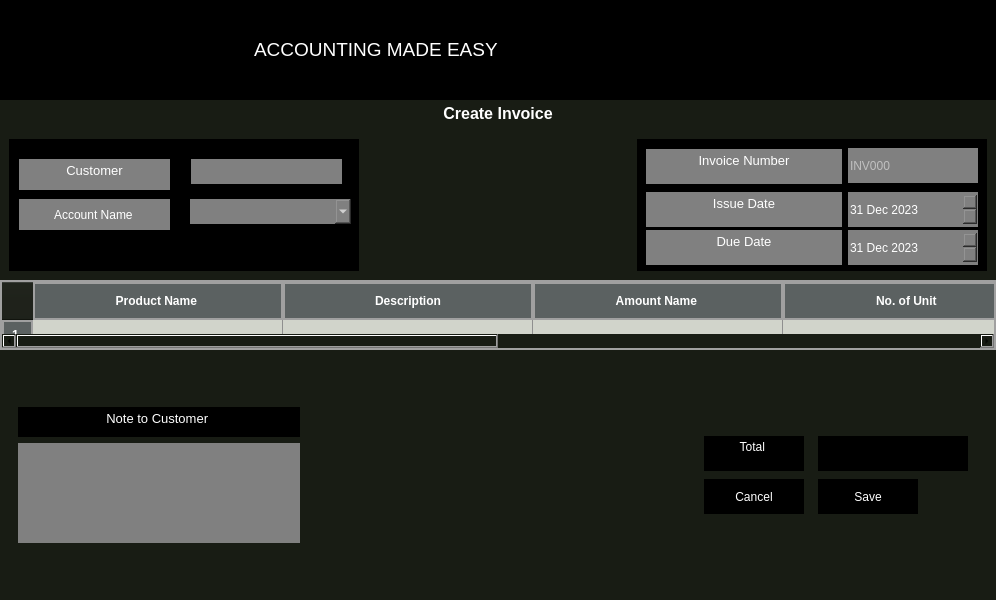
<?xml version="1.0" encoding="UTF-8"?>
<ui version="4.0">
 <class>CreateInvoice</class>
 <widget class="QMainWindow" name="CreateInvoice">
  <property name="geometry">
   <rect>
    <x>0</x>
    <y>0</y>
    <width>996</width>
    <height>600</height>
   </rect>
  </property>
  <property name="font">
   <font>
    <family>Arial Narrow</family>
    <pointsize>20</pointsize>
   </font>
  </property>
  <property name="windowTitle">
   <string>create1</string>
  </property>
  <property name="styleSheet">
   <string notr="true">border:none;
background-color:#181C14;</string>
  </property>
  <widget class="QWidget" name="centralwidget">
   <property name="font">
    <font>
     <family>Arial Narrow</family>
     <pointsize>15</pointsize>
    </font>
   </property>
   <property name="mouseTracking">
    <bool>false</bool>
   </property>
   <property name="tabletTracking">
    <bool>false</bool>
   </property>
   <property name="focusPolicy">
    <enum>Qt::StrongFocus</enum>
   </property>
   <property name="styleSheet">
    <string notr="true"/>
   </property>
   <layout class="QVBoxLayout" name="verticalLayout">
    <property name="spacing">
     <number>0</number>
    </property>
    <property name="leftMargin">
     <number>0</number>
    </property>
    <property name="topMargin">
     <number>0</number>
    </property>
    <property name="rightMargin">
     <number>0</number>
    </property>
    <property name="bottomMargin">
     <number>0</number>
    </property>
    <item>
     <widget class="QStackedWidget" name="UpperLogoBar">
      <property name="minimumSize">
       <size>
        <width>0</width>
        <height>100</height>
       </size>
      </property>
      <property name="maximumSize">
       <size>
        <width>16777215</width>
        <height>100</height>
       </size>
      </property>
      <property name="styleSheet">
       <string notr="true">background-color:black;</string>
      </property>
      <property name="frameShape">
       <enum>QFrame::StyledPanel</enum>
      </property>
      <property name="frameShadow">
       <enum>QFrame::Raised</enum>
      </property>
      <widget class="QWidget" name="LogoStack">
       <property name="minimumSize">
        <size>
         <width>0</width>
         <height>100</height>
        </size>
       </property>
       <property name="maximumSize">
        <size>
         <width>16777215</width>
         <height>100</height>
        </size>
       </property>
       <widget class="QTextEdit" name="Motto">
        <property name="geometry">
         <rect>
          <x>250</x>
          <y>20</y>
          <width>914</width>
          <height>80</height>
         </rect>
        </property>
        <property name="cursor" stdset="0">
         <cursorShape>IBeamCursor</cursorShape>
        </property>
        <property name="styleSheet">
         <string notr="true">margin-bottom:3px;
color:white;</string>
        </property>
        <property name="readOnly">
         <bool>true</bool>
        </property>
        <property name="html">
         <string>&lt;!DOCTYPE HTML PUBLIC &quot;-//W3C//DTD HTML 4.0//EN&quot; &quot;http://www.w3.org/TR/REC-html40/strict.dtd&quot;&gt;
&lt;html&gt;&lt;head&gt;&lt;meta name=&quot;qrichtext&quot; content=&quot;1&quot; /&gt;&lt;meta charset=&quot;utf-8&quot; /&gt;&lt;style type=&quot;text/css&quot;&gt;
p, li { white-space: pre-wrap; }
hr { height: 1px; border-width: 0; }
li.unchecked::marker { content: &quot;\2610&quot;; }
li.checked::marker { content: &quot;\2612&quot;; }
&lt;/style&gt;&lt;/head&gt;&lt;body style=&quot; font-family:'Sans Serif'; font-size:9pt; font-weight:400; font-style:normal;&quot;&gt;
&lt;p style=&quot;-qt-paragraph-type:empty; margin-top:0px; margin-bottom:0px; margin-left:0px; margin-right:0px; -qt-block-indent:0; text-indent:0px;&quot;&gt;&lt;br /&gt;&lt;/p&gt;
&lt;p style=&quot; margin-top:0px; margin-bottom:0px; margin-left:0px; margin-right:0px; -qt-block-indent:0; text-indent:0px;&quot;&gt;&lt;span style=&quot; font-size:14pt;&quot;&gt;ACCOUNTING MADE EASY&lt;/span&gt;&lt;/p&gt;&lt;/body&gt;&lt;/html&gt;</string>
        </property>
       </widget>
       <widget class="QPushButton" name="pushButton">
        <property name="geometry">
         <rect>
          <x>0</x>
          <y>10</y>
          <width>300</width>
          <height>100</height>
         </rect>
        </property>
        <property name="minimumSize">
         <size>
          <width>300</width>
          <height>100</height>
         </size>
        </property>
        <property name="cursor">
         <cursorShape>PointingHandCursor</cursorShape>
        </property>
        <property name="text">
         <string>PushButton</string>
        </property>
        <property name="icon">
         <iconset>
          <activeon>:/images/AppLogo.png</activeon>
         </iconset>
        </property>
        <property name="iconSize">
         <size>
          <width>300</width>
          <height>100</height>
         </size>
        </property>
       </widget>
       <zorder>pushButton</zorder>
       <zorder>Motto</zorder>
      </widget>
     </widget>
    </item>
    <item>
     <widget class="QTextEdit" name="TitleLabel">
      <property name="minimumSize">
       <size>
        <width>0</width>
        <height>30</height>
       </size>
      </property>
      <property name="maximumSize">
       <size>
        <width>16777215</width>
        <height>30</height>
       </size>
      </property>
      <property name="styleSheet">
       <string notr="true">
color:white;
font: 800 11pt &quot;Rockwell Extra Bold&quot;;</string>
      </property>
      <property name="html">
       <string>&lt;!DOCTYPE HTML PUBLIC &quot;-//W3C//DTD HTML 4.0//EN&quot; &quot;http://www.w3.org/TR/REC-html40/strict.dtd&quot;&gt;
&lt;html&gt;&lt;head&gt;&lt;meta name=&quot;qrichtext&quot; content=&quot;1&quot; /&gt;&lt;meta charset=&quot;utf-8&quot; /&gt;&lt;style type=&quot;text/css&quot;&gt;
p, li { white-space: pre-wrap; }
hr { height: 1px; border-width: 0; }
li.unchecked::marker { content: &quot;\2610&quot;; }
li.checked::marker { content: &quot;\2612&quot;; }
&lt;/style&gt;&lt;/head&gt;&lt;body style=&quot; font-family:'Rockwell Extra Bold'; font-size:11pt; font-weight:800; font-style:normal;&quot;&gt;
&lt;p align=&quot;center&quot; style=&quot; margin-top:0px; margin-bottom:0px; margin-left:0px; margin-right:0px; -qt-block-indent:0; text-indent:0px;&quot;&gt;&lt;span style=&quot; font-family:'Segoe UI'; font-size:12pt; font-weight:700;&quot;&gt;Create Invoice&lt;/span&gt;&lt;/p&gt;&lt;/body&gt;&lt;/html&gt;</string>
      </property>
     </widget>
    </item>
    <item>
     <widget class="QFrame" name="DetailFrame">
      <property name="minimumSize">
       <size>
        <width>0</width>
        <height>150</height>
       </size>
      </property>
      <property name="maximumSize">
       <size>
        <width>16777215</width>
        <height>150</height>
       </size>
      </property>
      <property name="frameShape">
       <enum>QFrame::StyledPanel</enum>
      </property>
      <property name="frameShadow">
       <enum>QFrame::Raised</enum>
      </property>
      <layout class="QHBoxLayout" name="horizontalLayout">
       <item>
        <widget class="QFrame" name="frame_2">
         <property name="minimumSize">
          <size>
           <width>350</width>
           <height>100</height>
          </size>
         </property>
         <property name="maximumSize">
          <size>
           <width>100</width>
           <height>16777215</height>
          </size>
         </property>
         <property name="styleSheet">
          <string notr="true">background-color:black;
</string>
         </property>
         <property name="frameShape">
          <enum>QFrame::StyledPanel</enum>
         </property>
         <property name="frameShadow">
          <enum>QFrame::Raised</enum>
         </property>
         <widget class="QTextEdit" name="CustomerLabel">
          <property name="geometry">
           <rect>
            <x>10</x>
            <y>20</y>
            <width>151</width>
            <height>31</height>
           </rect>
          </property>
          <property name="styleSheet">
           <string notr="true">background-color:grey;
color:white;
font: 10pt &quot;Segoe UI&quot;;</string>
          </property>
          <property name="readOnly">
           <bool>true</bool>
          </property>
          <property name="html">
           <string>&lt;!DOCTYPE HTML PUBLIC &quot;-//W3C//DTD HTML 4.0//EN&quot; &quot;http://www.w3.org/TR/REC-html40/strict.dtd&quot;&gt;
&lt;html&gt;&lt;head&gt;&lt;meta name=&quot;qrichtext&quot; content=&quot;1&quot; /&gt;&lt;meta charset=&quot;utf-8&quot; /&gt;&lt;style type=&quot;text/css&quot;&gt;
p, li { white-space: pre-wrap; }
hr { height: 1px; border-width: 0; }
li.unchecked::marker { content: &quot;\2610&quot;; }
li.checked::marker { content: &quot;\2612&quot;; }
&lt;/style&gt;&lt;/head&gt;&lt;body style=&quot; font-family:'Segoe UI'; font-size:10pt; font-weight:400; font-style:normal;&quot;&gt;
&lt;p align=&quot;center&quot; style=&quot; margin-top:0px; margin-bottom:0px; margin-left:0px; margin-right:0px; -qt-block-indent:0; text-indent:0px;&quot;&gt;Customer&lt;/p&gt;&lt;/body&gt;&lt;/html&gt;</string>
          </property>
         </widget>
         <widget class="QLineEdit" name="lineEdit">
          <property name="geometry">
           <rect>
            <x>10</x>
            <y>60</y>
            <width>151</width>
            <height>31</height>
           </rect>
          </property>
          <property name="styleSheet">
           <string notr="true">background-color:grey;
color:white;
font: 11pt &quot;Segoe UI&quot;;</string>
          </property>
          <property name="text">
           <string>Account Name</string>
          </property>
          <property name="alignment">
           <set>Qt::AlignCenter</set>
          </property>
          <property name="readOnly">
           <bool>true</bool>
          </property>
         </widget>
         <widget class="QComboBox" name="ShowAccounts">
          <property name="geometry">
           <rect>
            <x>181</x>
            <y>60</y>
            <width>161</width>
            <height>25</height>
           </rect>
          </property>
          <property name="styleSheet">
           <string notr="true">background-color:grey;
color:white;
font: 900 9pt &quot;Segoe UI Black&quot;;</string>
          </property>
         </widget>
         <widget class="QLineEdit" name="ReadCustomerName">
          <property name="geometry">
           <rect>
            <x>182</x>
            <y>20</y>
            <width>151</width>
            <height>25</height>
           </rect>
          </property>
          <property name="styleSheet">
           <string notr="true">background-color:grey;
color:white;
font: 10pt &quot;Segoe UI&quot;;</string>
          </property>
          <property name="cursorMoveStyle">
           <enum>Qt::VisualMoveStyle</enum>
          </property>
         </widget>
        </widget>
       </item>
       <item>
        <spacer name="horizontalSpacer">
         <property name="orientation">
          <enum>Qt::Horizontal</enum>
         </property>
         <property name="sizeHint" stdset="0">
          <size>
           <width>40</width>
           <height>20</height>
          </size>
         </property>
        </spacer>
       </item>
       <item>
        <widget class="QFrame" name="frame">
         <property name="minimumSize">
          <size>
           <width>350</width>
           <height>100</height>
          </size>
         </property>
         <property name="maximumSize">
          <size>
           <width>350</width>
           <height>16777215</height>
          </size>
         </property>
         <property name="styleSheet">
          <string notr="true">background-color:black;
color:white;</string>
         </property>
         <property name="frameShape">
          <enum>QFrame::StyledPanel</enum>
         </property>
         <property name="frameShadow">
          <enum>QFrame::Raised</enum>
         </property>
         <layout class="QGridLayout" name="gridLayout">
          <item row="0" column="0" rowspan="2">
           <widget class="QTextEdit" name="textEdit_4">
            <property name="minimumSize">
             <size>
              <width>0</width>
              <height>35</height>
             </size>
            </property>
            <property name="maximumSize">
             <size>
              <width>16777215</width>
              <height>35</height>
             </size>
            </property>
            <property name="styleSheet">
             <string notr="true">background-color:grey;
color:white;

font: 9pt &quot;Segoe UI&quot;;</string>
            </property>
            <property name="readOnly">
             <bool>true</bool>
            </property>
            <property name="html">
             <string>&lt;!DOCTYPE HTML PUBLIC &quot;-//W3C//DTD HTML 4.0//EN&quot; &quot;http://www.w3.org/TR/REC-html40/strict.dtd&quot;&gt;
&lt;html&gt;&lt;head&gt;&lt;meta name=&quot;qrichtext&quot; content=&quot;1&quot; /&gt;&lt;meta charset=&quot;utf-8&quot; /&gt;&lt;style type=&quot;text/css&quot;&gt;
p, li { white-space: pre-wrap; }
hr { height: 1px; border-width: 0; }
li.unchecked::marker { content: &quot;\2610&quot;; }
li.checked::marker { content: &quot;\2612&quot;; }
&lt;/style&gt;&lt;/head&gt;&lt;body style=&quot; font-family:'Segoe UI'; font-size:9pt; font-weight:400; font-style:normal;&quot;&gt;
&lt;p align=&quot;center&quot; style=&quot; margin-top:0px; margin-bottom:0px; margin-left:0px; margin-right:0px; -qt-block-indent:0; text-indent:0px;&quot;&gt;&lt;span style=&quot; font-size:10pt;&quot;&gt;Invoice Number&lt;/span&gt;&lt;/p&gt;&lt;/body&gt;&lt;/html&gt;</string>
            </property>
           </widget>
          </item>
          <item row="5" column="0">
           <widget class="QTextEdit" name="textEdit_8">
            <property name="minimumSize">
             <size>
              <width>0</width>
              <height>35</height>
             </size>
            </property>
            <property name="maximumSize">
             <size>
              <width>16777215</width>
              <height>35</height>
             </size>
            </property>
            <property name="styleSheet">
             <string notr="true">background-color:grey;
color:white;
font: 10pt &quot;Segoe UI&quot;;</string>
            </property>
            <property name="readOnly">
             <bool>true</bool>
            </property>
            <property name="html">
             <string>&lt;!DOCTYPE HTML PUBLIC &quot;-//W3C//DTD HTML 4.0//EN&quot; &quot;http://www.w3.org/TR/REC-html40/strict.dtd&quot;&gt;
&lt;html&gt;&lt;head&gt;&lt;meta name=&quot;qrichtext&quot; content=&quot;1&quot; /&gt;&lt;meta charset=&quot;utf-8&quot; /&gt;&lt;style type=&quot;text/css&quot;&gt;
p, li { white-space: pre-wrap; }
hr { height: 1px; border-width: 0; }
li.unchecked::marker { content: &quot;\2610&quot;; }
li.checked::marker { content: &quot;\2612&quot;; }
&lt;/style&gt;&lt;/head&gt;&lt;body style=&quot; font-family:'Segoe UI'; font-size:10pt; font-weight:400; font-style:normal;&quot;&gt;
&lt;p align=&quot;center&quot; style=&quot; margin-top:0px; margin-bottom:0px; margin-left:0px; margin-right:0px; -qt-block-indent:0; text-indent:0px;&quot;&gt;Due Date&lt;/p&gt;&lt;/body&gt;&lt;/html&gt;</string>
            </property>
           </widget>
          </item>
          <item row="5" column="1">
           <widget class="QDateEdit" name="ReadDueDate">
            <property name="minimumSize">
             <size>
              <width>0</width>
              <height>35</height>
             </size>
            </property>
            <property name="maximumSize">
             <size>
              <width>16777215</width>
              <height>35</height>
             </size>
            </property>
            <property name="styleSheet">
             <string notr="true">background-color:grey;
color:white;
font: 900 9pt &quot;Segoe UI Black&quot;;</string>
            </property>
            <property name="dateTime">
             <datetime>
              <hour>6</hour>
              <minute>45</minute>
              <second>0</second>
              <year>2023</year>
              <month>12</month>
              <day>31</day>
             </datetime>
            </property>
           </widget>
          </item>
          <item row="3" column="0">
           <widget class="QTextEdit" name="textEdit_6">
            <property name="minimumSize">
             <size>
              <width>0</width>
              <height>35</height>
             </size>
            </property>
            <property name="maximumSize">
             <size>
              <width>16777215</width>
              <height>35</height>
             </size>
            </property>
            <property name="styleSheet">
             <string notr="true">background-color:grey;
color:white;
font: 10pt &quot;Segoe UI&quot;;</string>
            </property>
            <property name="readOnly">
             <bool>true</bool>
            </property>
            <property name="html">
             <string>&lt;!DOCTYPE HTML PUBLIC &quot;-//W3C//DTD HTML 4.0//EN&quot; &quot;http://www.w3.org/TR/REC-html40/strict.dtd&quot;&gt;
&lt;html&gt;&lt;head&gt;&lt;meta name=&quot;qrichtext&quot; content=&quot;1&quot; /&gt;&lt;meta charset=&quot;utf-8&quot; /&gt;&lt;style type=&quot;text/css&quot;&gt;
p, li { white-space: pre-wrap; }
hr { height: 1px; border-width: 0; }
li.unchecked::marker { content: &quot;\2610&quot;; }
li.checked::marker { content: &quot;\2612&quot;; }
&lt;/style&gt;&lt;/head&gt;&lt;body style=&quot; font-family:'Segoe UI'; font-size:10pt; font-weight:400; font-style:normal;&quot;&gt;
&lt;p align=&quot;center&quot; style=&quot; margin-top:0px; margin-bottom:0px; margin-left:0px; margin-right:0px; -qt-block-indent:0; text-indent:0px;&quot;&gt;Issue Date&lt;/p&gt;&lt;/body&gt;&lt;/html&gt;</string>
            </property>
           </widget>
          </item>
          <item row="3" column="1">
           <widget class="QDateEdit" name="ReadIssueDate">
            <property name="minimumSize">
             <size>
              <width>0</width>
              <height>35</height>
             </size>
            </property>
            <property name="maximumSize">
             <size>
              <width>16777215</width>
              <height>35</height>
             </size>
            </property>
            <property name="styleSheet">
             <string notr="true">background-color:grey;
color:white;
font: 900 9pt &quot;Segoe UI Black&quot;;</string>
            </property>
            <property name="dateTime">
             <datetime>
              <hour>6</hour>
              <minute>45</minute>
              <second>0</second>
              <year>2023</year>
              <month>12</month>
              <day>31</day>
             </datetime>
            </property>
           </widget>
          </item>
          <item row="0" column="1">
           <widget class="QLineEdit" name="ReadInvoiceNo">
            <property name="minimumSize">
             <size>
              <width>130</width>
              <height>35</height>
             </size>
            </property>
            <property name="maximumSize">
             <size>
              <width>16777215</width>
              <height>35</height>
             </size>
            </property>
            <property name="styleSheet">
             <string notr="true">background-color:grey;
color:white;
font: 10pt &quot;Segoe UI&quot;;
</string>
            </property>
            <property name="placeholderText">
             <string>INV000</string>
            </property>
           </widget>
          </item>
         </layout>
        </widget>
       </item>
      </layout>
     </widget>
    </item>
    <item>
     <widget class="QTableWidget" name="ItemsTable">
      <property name="sizePolicy">
       <sizepolicy hsizetype="Expanding" vsizetype="Expanding">
        <horstretch>0</horstretch>
        <verstretch>0</verstretch>
       </sizepolicy>
      </property>
      <property name="minimumSize">
       <size>
        <width>0</width>
        <height>70</height>
       </size>
      </property>
      <property name="maximumSize">
       <size>
        <width>16777215</width>
        <height>70</height>
       </size>
      </property>
      <property name="styleSheet">
       <string notr="true">QTableWidget {
    background-color: rgb(194,196,188);     /* Background color of the table */
    gridline-color: #8F8F8F;        /* Gridline color */
    border: 2px solid #A0A0A0;      /* Border around the table */
}

QHeaderView::section {
    background-color: rgb(91,97,97); 
color:white;     /* Header background color */
    padding: 8px;                   /* Header padding */
    font-weight: bold;              /* Header font */
    border: 2px solid #A0A0A0;      /* Border around headers */
}

QTableWidget::item {
    padding: 5px;                   /* Padding for cells */
    background-color: rgb(209,212,203);      /* Default background color for cells */
}

QTableWidget::item:alternate {
    background-color: rgb(233,245,201);      /* Alternating row color */
}

QTableWidget::item:selected {
    background-color: #A0A0FF;      /* Background color when a cell is selected */
    color: white;                   /* Text color when a cell is selected */
}

QTableWidget QScrollBar:vertical {
    background: #F5F5F5;            /* Vertical scrollbar background */
    width: 15px;                    /* Scrollbar width */
}

QTableWidget QScrollBar::handle:vertical {
    background: #B0B0B0;            /* Vertical scrollbar handle color */
    border-radius: 4px;             /* Rounded scrollbar handle */
}
</string>
      </property>
      <property name="sizeAdjustPolicy">
       <enum>QAbstractScrollArea::AdjustToContentsOnFirstShow</enum>
      </property>
      <property name="rowCount">
       <number>1</number>
      </property>
      <property name="columnCount">
       <number>6</number>
      </property>
      <attribute name="horizontalHeaderCascadingSectionResizes">
       <bool>false</bool>
      </attribute>
      <attribute name="horizontalHeaderDefaultSectionSize">
       <number>250</number>
      </attribute>
      <attribute name="horizontalHeaderStretchLastSection">
       <bool>true</bool>
      </attribute>
      <attribute name="verticalHeaderDefaultSectionSize">
       <number>30</number>
      </attribute>
      <row/>
      <column>
       <property name="text">
        <string>Product Name </string>
       </property>
      </column>
      <column>
       <property name="text">
        <string>Description</string>
       </property>
      </column>
      <column>
       <property name="text">
        <string>Amount Name </string>
       </property>
      </column>
      <column>
       <property name="text">
        <string>No. of Unit </string>
       </property>
      </column>
      <column>
       <property name="text">
        <string>Rate </string>
       </property>
      </column>
      <column>
       <property name="text">
        <string>Amount </string>
       </property>
      </column>
     </widget>
    </item>
    <item>
     <widget class="QFrame" name="NotesFrame">
      <property name="minimumSize">
       <size>
        <width>0</width>
        <height>200</height>
       </size>
      </property>
      <property name="maximumSize">
       <size>
        <width>16777</width>
        <height>16777215</height>
       </size>
      </property>
      <property name="frameShape">
       <enum>QFrame::StyledPanel</enum>
      </property>
      <property name="frameShadow">
       <enum>QFrame::Raised</enum>
      </property>
      <layout class="QHBoxLayout" name="horizontalLayout_2">
       <item alignment="Qt::AlignLeft|Qt::AlignVCenter">
        <widget class="QFrame" name="frame_5">
         <property name="minimumSize">
          <size>
           <width>300</width>
           <height>0</height>
          </size>
         </property>
         <property name="frameShape">
          <enum>QFrame::StyledPanel</enum>
         </property>
         <property name="frameShadow">
          <enum>QFrame::Raised</enum>
         </property>
         <layout class="QVBoxLayout" name="verticalLayout_2">
          <item>
           <widget class="QTextEdit" name="textEdit_10">
            <property name="minimumSize">
             <size>
              <width>0</width>
              <height>30</height>
             </size>
            </property>
            <property name="maximumSize">
             <size>
              <width>16777215</width>
              <height>30</height>
             </size>
            </property>
            <property name="styleSheet">
             <string notr="true">background-color:black;
color:white;
</string>
            </property>
            <property name="html">
             <string>&lt;!DOCTYPE HTML PUBLIC &quot;-//W3C//DTD HTML 4.0//EN&quot; &quot;http://www.w3.org/TR/REC-html40/strict.dtd&quot;&gt;
&lt;html&gt;&lt;head&gt;&lt;meta name=&quot;qrichtext&quot; content=&quot;1&quot; /&gt;&lt;meta charset=&quot;utf-8&quot; /&gt;&lt;style type=&quot;text/css&quot;&gt;
p, li { white-space: pre-wrap; }
hr { height: 1px; border-width: 0; }
li.unchecked::marker { content: &quot;\2610&quot;; }
li.checked::marker { content: &quot;\2612&quot;; }
&lt;/style&gt;&lt;/head&gt;&lt;body style=&quot; font-family:'Sans Serif'; font-size:9pt; font-weight:400; font-style:normal;&quot;&gt;
&lt;p align=&quot;center&quot; style=&quot; margin-top:0px; margin-bottom:0px; margin-left:0px; margin-right:0px; -qt-block-indent:0; text-indent:0px;&quot;&gt;&lt;span style=&quot; font-family:'Segoe UI'; font-size:10pt;&quot;&gt;Note to Customer &lt;/span&gt;&lt;/p&gt;&lt;/body&gt;&lt;/html&gt;</string>
            </property>
           </widget>
          </item>
          <item>
           <widget class="QTextEdit" name="ReadNote">
            <property name="minimumSize">
             <size>
              <width>0</width>
              <height>100</height>
             </size>
            </property>
            <property name="maximumSize">
             <size>
              <width>16777215</width>
              <height>100</height>
             </size>
            </property>
            <property name="styleSheet">
             <string notr="true">background-color:grey;
color:white;
font: 10pt &quot;Segoe UI&quot;;</string>
            </property>
           </widget>
          </item>
         </layout>
        </widget>
       </item>
       <item>
        <spacer name="horizontalSpacer_2">
         <property name="orientation">
          <enum>Qt::Horizontal</enum>
         </property>
         <property name="sizeHint" stdset="0">
          <size>
           <width>579</width>
           <height>20</height>
          </size>
         </property>
        </spacer>
       </item>
       <item alignment="Qt::AlignVCenter">
        <widget class="QFrame" name="frame_3">
         <property name="minimumSize">
          <size>
           <width>300</width>
           <height>100</height>
          </size>
         </property>
         <property name="frameShape">
          <enum>QFrame::StyledPanel</enum>
         </property>
         <property name="frameShadow">
          <enum>QFrame::Raised</enum>
         </property>
         <layout class="QGridLayout" name="gridLayout_2">
          <item row="0" column="0">
           <widget class="QTextEdit" name="textEdit_12">
            <property name="minimumSize">
             <size>
              <width>100</width>
              <height>35</height>
             </size>
            </property>
            <property name="maximumSize">
             <size>
              <width>100</width>
              <height>35</height>
             </size>
            </property>
            <property name="styleSheet">
             <string notr="true">background-color:black;
color:white;
</string>
            </property>
            <property name="html">
             <string>&lt;!DOCTYPE HTML PUBLIC &quot;-//W3C//DTD HTML 4.0//EN&quot; &quot;http://www.w3.org/TR/REC-html40/strict.dtd&quot;&gt;
&lt;html&gt;&lt;head&gt;&lt;meta name=&quot;qrichtext&quot; content=&quot;1&quot; /&gt;&lt;meta charset=&quot;utf-8&quot; /&gt;&lt;style type=&quot;text/css&quot;&gt;
p, li { white-space: pre-wrap; }
hr { height: 1px; border-width: 0; }
li.unchecked::marker { content: &quot;\2610&quot;; }
li.checked::marker { content: &quot;\2612&quot;; }
&lt;/style&gt;&lt;/head&gt;&lt;body style=&quot; font-family:'Sans Serif'; font-size:9pt; font-weight:400; font-style:normal;&quot;&gt;
&lt;p align=&quot;center&quot; style=&quot; margin-top:0px; margin-bottom:0px; margin-left:0px; margin-right:0px; -qt-block-indent:0; text-indent:0px;&quot;&gt;&lt;span style=&quot; font-family:'Segoe UI';&quot;&gt;Total &lt;/span&gt;&lt;/p&gt;&lt;/body&gt;&lt;/html&gt;</string>
            </property>
           </widget>
          </item>
          <item row="0" column="1">
           <widget class="QLineEdit" name="TotalAmount">
            <property name="minimumSize">
             <size>
              <width>150</width>
              <height>35</height>
             </size>
            </property>
            <property name="maximumSize">
             <size>
              <width>150</width>
              <height>16777215</height>
             </size>
            </property>
            <property name="styleSheet">
             <string notr="true">background-color:black;
color:white;</string>
            </property>
           </widget>
          </item>
          <item row="1" column="0">
           <widget class="QPushButton" name="CancelButton">
            <property name="minimumSize">
             <size>
              <width>100</width>
              <height>35</height>
             </size>
            </property>
            <property name="styleSheet">
             <string notr="true">background-color:black;
color:white;
</string>
            </property>
            <property name="text">
             <string>Cancel</string>
            </property>
           </widget>
          </item>
          <item row="1" column="1">
           <widget class="QPushButton" name="SaveButton">
            <property name="minimumSize">
             <size>
              <width>0</width>
              <height>35</height>
             </size>
            </property>
            <property name="maximumSize">
             <size>
              <width>100</width>
              <height>16777215</height>
             </size>
            </property>
            <property name="styleSheet">
             <string notr="true">background-color:black;
color:white;
</string>
            </property>
            <property name="text">
             <string>Save</string>
            </property>
           </widget>
          </item>
         </layout>
        </widget>
       </item>
      </layout>
     </widget>
    </item>
   </layout>
  </widget>
 </widget>
 <resources/>
 <connections/>
</ui>
